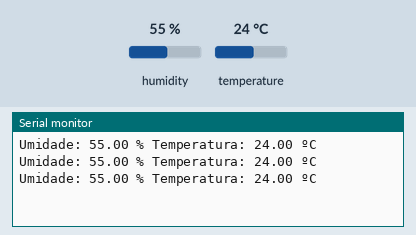
A sketch run on a simulated Arduino Uno, built with avr-gcc and run on an emulated ATmega328P. Parts: the last lines printed to the serial monitor. Inputs (shaded band) come from the test bench; at power-on: humidity 55 %, temperature 24 °C.

Above: at 2.8 s.
2.9 s: humidity set to 22 %
At 5.5 s:
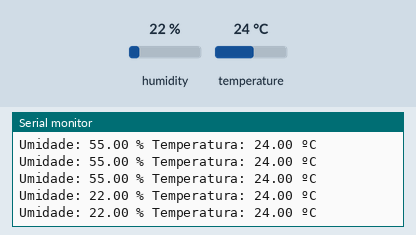
5.6 s: temperature set to 12 °C
At 7.5 s:
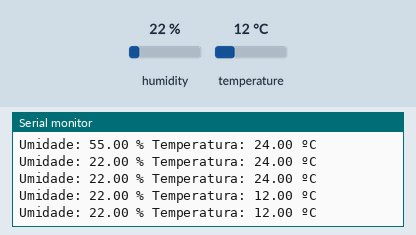
8.3 s: humidity set to 40 %
At 10.0 s:
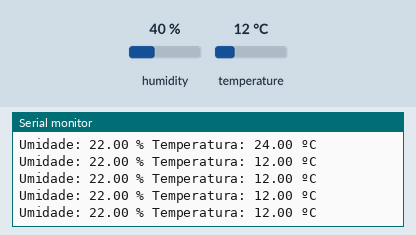
Timing chart, 0 to 11.5 s (numbered marks = the images above; inputs shaded):
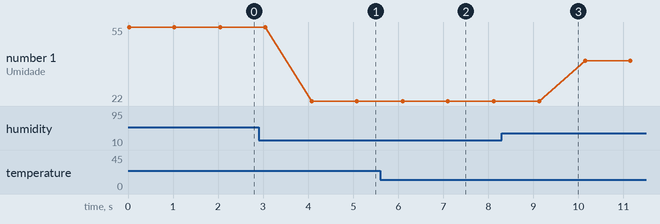

Measured:
- after the input at 2.9 s, the serial monitor: prints a new line after 1.2 s (image 1)
- after the input at 5.6 s, the serial monitor: prints a new line after 0.50 s (image 2)
- plotted number 1: 55 → 22 after the input at 2.9 s, 22 → 40 after the input at 8.3 s

The sketch:

Arduino.ino
```cpp
#include "DHT.h"

#define TIPO_SENSOR DHT11
const int PINO_SENSOR_DHT11 = A0;

DHT sensorDHT(PINO_SENSOR_DHT11, TIPO_SENSOR);

void setup() {
  Serial.begin(9600);
  sensorDHT.begin();
}

void loop() {
  float umidade = sensorDHT.readHumidity();
  float temperatura = sensorDHT.readTemperature();

  if (isnan(temperatura) || isnan(umidade)) {
    Serial.println("Erro ao ler os dados do sensor");
  } else {
    Serial.print("Umidade: ");
    Serial.print(umidade);
    Serial.print(" % ");
    Serial.print("Temperatura: ");
    Serial.print(temperatura);
    Serial.println(" ºC");
  }

  delay(1000);
}
 
```
